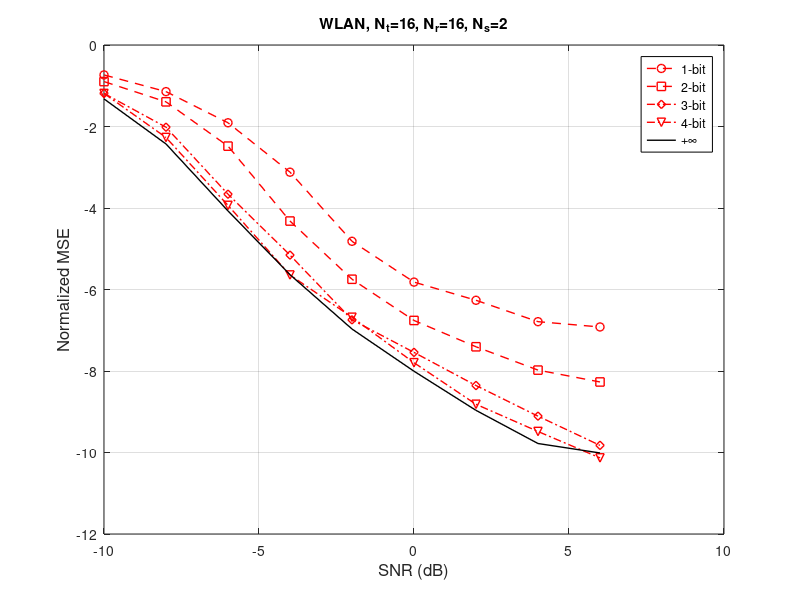
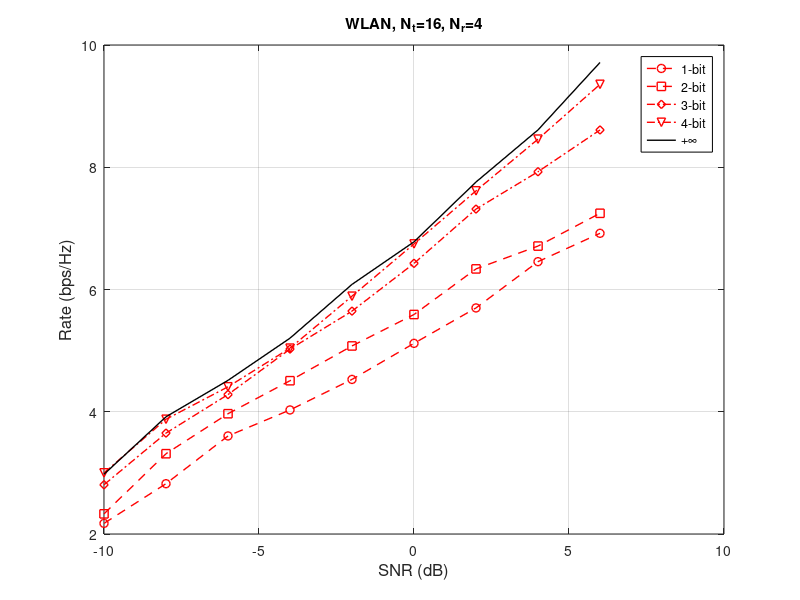

These charts were generated, in order, by the following MATLAB code:
clc;
clear;
close all;
%CREATEFIGURE(X1, YMATRIX1)
%  X1:  vector of x data
%  YMATRIX1:  matrix of y data

%  Auto-generated by MATLAB on 15-Jun-2015 14:42:18

% Create figure
figure1 = figure;

X1 = -10:2:6;
YMatrix1 = [-0.73407391	-0.897555855	-1.188142334	-1.189282642	-1.322791803
-1.143999072	-1.394766356	-2.017323591	-2.269391609	-2.428499053
-1.908329844	-2.48153489	-3.661471487	-3.935912535	-4.071709045
-3.121308207	-4.319976624	-5.156492585	-5.64384874	-5.636340705
-4.817008641	-5.748436195	-6.743942629	-6.681430246	-6.969663673
-5.818282451	-6.759766705	-7.543424173	-7.797036289	-8.005676254
-6.264389967	-7.405515356	-8.356240394	-8.816701456	-8.965583458
-6.789351365	-7.977928616	-9.108323874	-9.484205088	-9.779458965
-6.919266537	-8.269282676	-9.824934152	-10.13237047	-10.01143806
];

% Create axes
axes1 = axes('Parent',figure1);
box(axes1,'on');
grid(axes1,'on');
hold(axes1,'on');

% Create multiple lines using matrix input to plot
plot1 = plot(X1,YMatrix1,'LineWidth',1,'Color',[1 0 0],'Parent',axes1);
set(plot1(1),'DisplayName','1-bit','Marker','o','LineStyle','--');
set(plot1(2),'DisplayName','2-bit','Marker','square','LineStyle','--');
set(plot1(3),'DisplayName','3-bit','Marker','diamond','LineStyle','-.');
set(plot1(4),'DisplayName','4-bit','Marker','v','LineStyle','-.');
% set(plot1(5),'DisplayName','5-bit','Marker','^','LineStyle','-.');
% set(plot1(6),'DisplayName','6-bit','Marker','>','LineStyle','--');
% set(plot1(7),'DisplayName','7-bit','Marker','<','LineStyle','-.');
% set(plot1(8),'DisplayName','8-bit','Marker','x','LineStyle','--');
set(plot1(5),'DisplayName','+\infty','Color',[0 0 0]);

% Create xlabel
xlabel('SNR (dB)','Margin',2,'FontSize',12);

% Create ylabel
ylabel('Normalized MSE','Margin',2,'FontSize',12);
title('WLAN, N_t=16, N_r=16, N_s=2')
% Create legend
legend1 = legend(axes1,'show');
set(legend1,'EdgeColor',[0 0 0],'Location','best');


%CREATEFIGURE(X1, YMATRIX1)
%  X1:  vector of x data
%  YMATRIX1:  matrix of y data

%  Auto-generated by MATLAB on 15-Jun-2015 14:42:18

% Create figure
figure1 = figure;

X1 = -10:2:6;
YMatrix1 = [2.173886462	2.329469899	2.805686678	3.000140037	2.977523255
2.823050397	3.31360254	3.650328339	3.877086808	3.917442972
3.604208776	3.967898188	4.281630576	4.40798977	4.513513373
4.029401167	4.507786792	5.024674023	5.040381718	5.203665335
4.528922071	5.076421828	5.64595563	5.890307173	6.083396946
5.119001797	5.590938737	6.427492657	6.745705963	6.779879634
5.698332988	6.337002502	7.315277829	7.614046995	7.758329059
6.455660439	6.710474715	7.927050843	8.459619856	8.610983318
6.919469172	7.246976323	8.610352207	9.356663906	9.714315937
];

% Create axes
axes1 = axes('Parent',figure1);
box(axes1,'on');
grid(axes1,'on');
hold(axes1,'on');

% Create multiple lines using matrix input to plot
plot1 = plot(X1,YMatrix1,'LineWidth',1,'Color',[1 0 0],'Parent',axes1);
set(plot1(1),'DisplayName','1-bit','Marker','o','LineStyle','--');
set(plot1(2),'DisplayName','2-bit','Marker','square','LineStyle','--');
set(plot1(3),'DisplayName','3-bit','Marker','diamond','LineStyle','-.');
set(plot1(4),'DisplayName','4-bit','Marker','v','LineStyle','-.');
% set(plot1(5),'DisplayName','5-bit','Marker','^','LineStyle','-.');
% set(plot1(6),'DisplayName','6-bit','Marker','>','LineStyle','--');
% set(plot1(7),'DisplayName','7-bit','Marker','<','LineStyle','-.');
% set(plot1(8),'DisplayName','8-bit','Marker','x','LineStyle','--');
set(plot1(5),'DisplayName','+\infty','Color',[0 0 0]);

% Create xlabel
xlabel('SNR (dB)','Margin',2,'FontSize',12);

% Create ylabel
ylabel('Rate (bps/Hz)','Margin',2,'FontSize',12);
% title('Hybrid Precoding, N_t=16, N_r=4, N_s=2');
title('WLAN, N_t=16, N_r=4')

% Create legend
legend1 = legend(axes1,'show');
set(legend1,'EdgeColor',[0 0 0],'Location','best');

